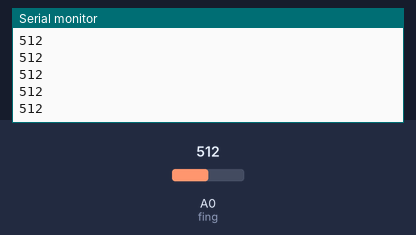
This sketch was run on a simulated Arduino Uno, built with avr-gcc and run on an emulated ATmega328P. On the bench: the last lines printed to the serial monitor. The test bench sets the inputs (shaded band); at power-on: A0 (fing) = 512.

Above: at 1.2 s.
1.3 s: A0 (fing) set to 716
At 1.56 s:
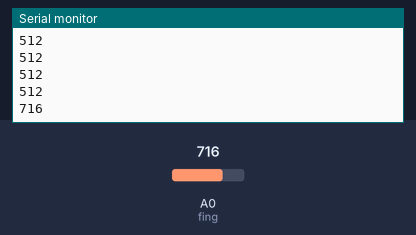
2.8 s: A0 (fing) set to 900
At 2.96 s:
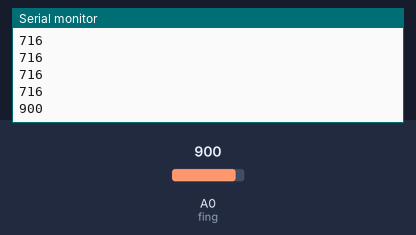
Timing chart, 0 to 5.8 s (numbered marks = the images above; inputs shaded):
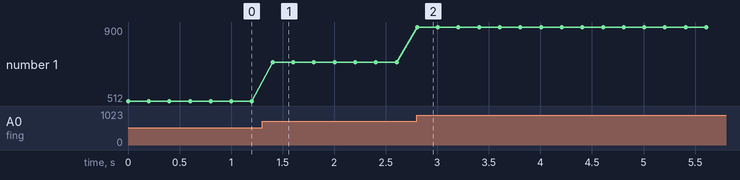

The sketch:

fingersensor.ino
```cpp
#define fing A0

void setup() {
  // put your setup code here, to run once:
Serial.begin(9600);
}

void loop() {
  // put your main code here, to run repeatedly:
A();
}
void A(){
int fingValue = analogRead(fing);
Serial.println(fingValue);
delay(200);
}
```

Measured:
- after the input at 1.3 s, the serial monitor: prints a new line after 0.10 s (image 1)
- after the input at 2.8 s, the serial monitor: prints a new line at once (image 2)
- plotted number 1: 512 → 716 after the input at 1.3 s, 716 → 900 after the input at 2.8 s
